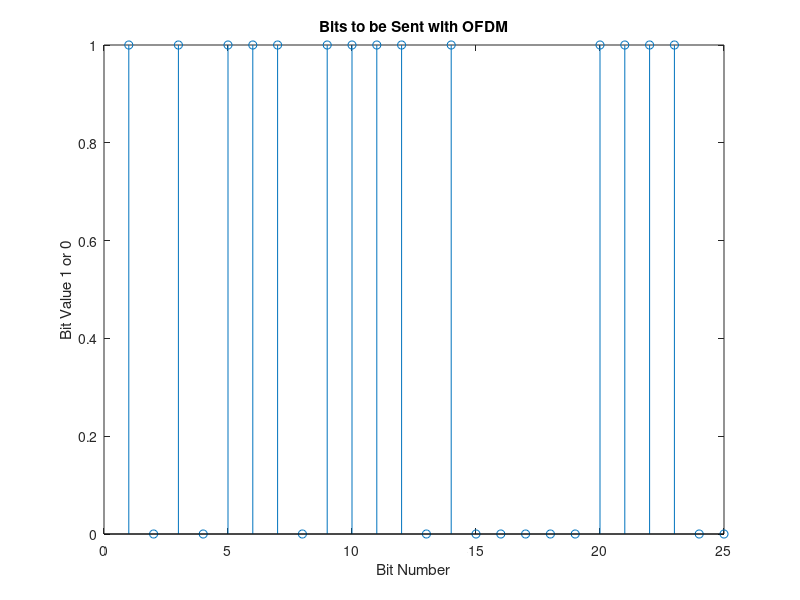
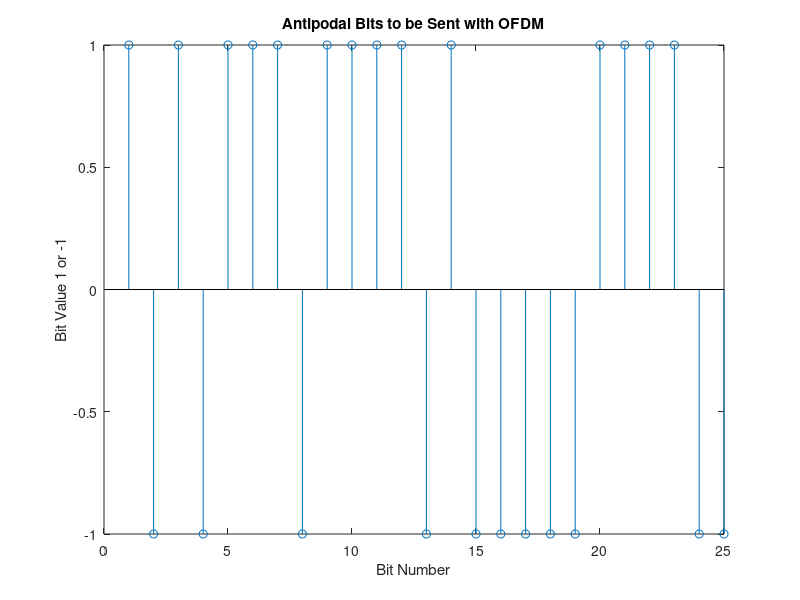
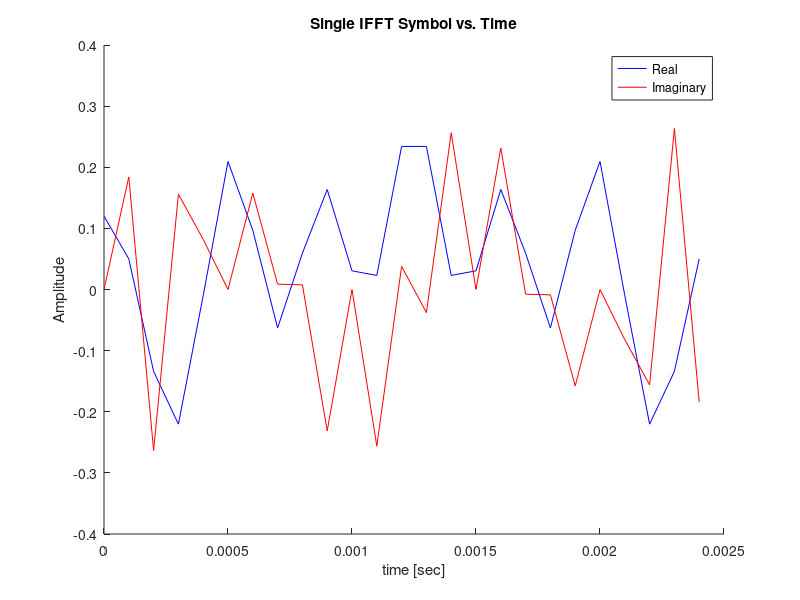

Write MATLAB code to recreate these figures, in order. (Note: this script raises an error after producing the figures.)
% Adam Nichols
% Prof. Jacobs
% ECE 1898
% 3 February 2025

% modulate/demodulate a single symbol of OFDM

% reset the workspace
clear, clc

%% generate random bits to be sent over the air

% initialize the variables that determine number of bits (assuming BPSK
% carriers)
num_carriers = 25;
num_bits = num_carriers;

% create a string of random bits to the required length
bits = zeros(num_bits,1);
for i = 1:num_bits
    bits(i) = randi(2,1)-1;
end

% create a stem plot to show the bits
figure(1)
clf
stem(1:num_bits, bits)
title("Bits to be Sent with OFDM")
xlabel("Bit Number")
ylabel("Bit Value 1 or 0")

%% define modulation parameters
bitrate = 10000; % [bps]

%% build the vector of fourier coefficients to generate OFDM signal

% convert to antipodal bits (1 => 1, 0 => -1)
tx_bits = bits*2 - 1;
% create a stem plot to show the bits
figure(2)
clf
stem(1:num_bits, tx_bits)
title("Antipodal Bits to be Sent with OFDM")
xlabel("Bit Number")
ylabel("Bit Value 1 or -1")

% the tx bits represent fourier coefficients, use ifft to get time domain
% message
s_t = ifft(tx_bits);

% generate the ifft time vector to represent proper frequency spacing and
% bitrate, and list parameters of the OFDM
OFDM_symbolrate = bitrate / num_carriers;
OFDM_symboltime = 1/OFDM_symbolrate;
OFDM_sampleperiod = OFDM_symboltime / num_carriers;
OFDM_samplerate = 1/OFDM_sampleperiod;
t = (0:num_bits-1)*OFDM_sampleperiod;

% plot the time domain message
figure(3)
clf
hold on
plot(t, real(s_t), 'b-')
plot(t, imag(s_t), 'r-')
hold off
title("Single IFFT Symbol vs. Time")
xlabel("time [sec]")
ylabel("Amplitude")
legend("Real","Imaginary")

% plot the magnitude spectrum of the message
[f, spec] = GetSpectrum(t, s_t, OFDM_samplerate);
mag_spec = 20*log10(abs(spec));
figure(4)
clf
plot(f, mag_spec, 'b-')
title("Magnitude Spectrum of Single OFDM Symbol")
xlabel("frequency [Hz]")
ylabel("Amplitude [dB]")

%% upsample the baseband message to see out of band distortion due to windowing
upsamp = 16;
OFDM_samplerate_resamp = OFDM_samplerate*upsamp;
OFDM_sampleperiod_resamp = OFDM_sampleperiod/upsamp;
s_t_resamp = resample(s_t,upsamp,1);
t_resamp = transpose((0:upsamp*num_bits-1)*OFDM_sampleperiod_resamp);


% plot the upsampled time domain message
figure(5)
clf
hold on
plot(t_resamp, real(s_t_resamp), 'b-')
plot(t_resamp, imag(s_t_resamp), 'r-')
hold off
title("Single IFFT Symbol Upsampled vs. Time")
xlabel("time [sec]")
ylabel("Amplitude")
legend("Real","Imaginary")

% plot the spectrum of the upsampled message
[f_resamp, spec_resamp] = GetSpectrum(t_resamp, s_t_resamp, OFDM_samplerate_resamp);
mag_spec_resamp = 20*log10(abs(spec_resamp));
figure(6)
clf
plot(f_resamp, mag_spec_resamp, 'b-')
title("Magnitude Spectrum of Upsampled OFDM Symbol")
xlabel("frequency [Hz]")
ylabel("Amplitude [dB]")

%% zero pad the upsampled message to show transition time distortion

% pad the time domain message with extra zeros (silent guard interval)
t_padded = transpose((-num_bits*upsamp:2*num_bits*upsamp-1)*OFDM_sampleperiod_resamp);
s_t_padded = zeros(3*num_bits*upsamp, 1, 'like', 1j);
s_t_padded(num_bits*upsamp+1:2*num_bits*upsamp) = s_t_resamp;

% plot the padded time domain message
figure(7)
clf
hold on
plot(t_padded, real(s_t_padded), 'b-')
plot(t_padded, imag(s_t_padded), 'r-')
hold off
title("Single IFFT Symbol vs. Time")
xlabel("time [sec]")
ylabel("Amplitude")
legend("Real","Imaginary")

% find the spectrum of the original and padded message

[f_padded, spec_padded] = GetSpectrum(t_padded, s_t_padded, OFDM_samplerate_resamp);
mag_spec_padded = 20*log10(abs(spec_padded));

% plot the magnitude spectrum of the padded message
figure(8)
clf
plot(f_padded, mag_spec_padded, 'b-')
title("Magnitude Spectrum of Single Zero Padded OFDM Symbol")
xlabel("frequency [Hz]")
ylabel("Amplitude [dB]")